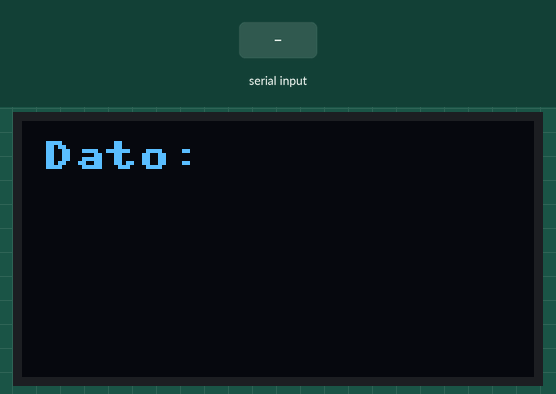
Bench run of a program on a simulated Raspberry Pi Pico running MicroPython. On the bench: 128×64 one-colour display. Inputs (shaded band) come from the test bench. Library files of the repository ran but are not shown: sh1106.py; what the program prints to the serial console is not drawn.

Above: at 1.3 s.
1.4 s: "1" typed at the serial console, then Enter
At 2.4 s:
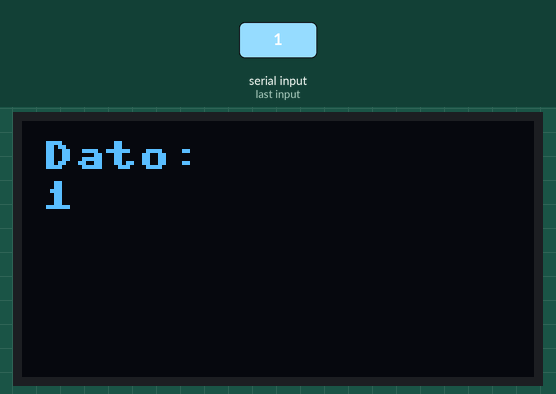
2.9 s: "0" typed at the serial console, then Enter
At 3.5 s:
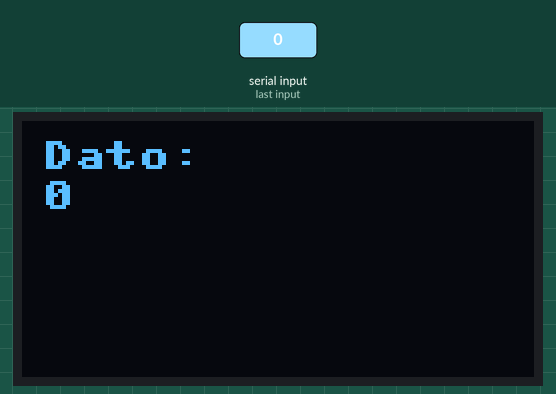
4.4 s: "2" typed at the serial console, then Enter
At 5.8 s:
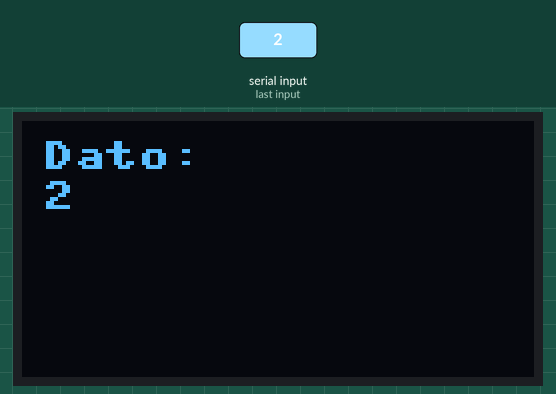
Timing chart, 0 to 7.4 s (numbered marks = the images above; inputs shaded):
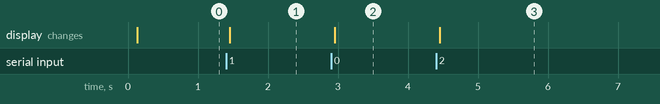

Measured:
- after the input at 1.4 s, the display: changes after 0.05 s (image 1)
- after the input at 2.9 s, the display: changes after 0.05 s (image 2)
- after the input at 4.4 s, the display: changes after 0.05 s (image 3)

The program:

botonesWebPico.py
```python
import sys
import time
from machine import Pin, I2C
from sh1106 import SH1106_I2C

WIDTH  = 128                                            # ancho de pantalla OLED
HEIGHT = 64                                             # altura de la pantalla OLED

i2c = I2C(0, scl=Pin(9), sda=Pin(8), freq=200000)       # Iniciar I2C usando pines GP8 y GP9 (pines I2C0 predeterminados)
print(i2c.scan())
print("I2C Address      : "+hex(i2c.scan()[0]).upper()) # Mostrar la dirección del dispositivo
print("I2C Configuration: "+str(i2c))                   # Mostrar configuración I2C

oled = SH1106_I2C(WIDTH, HEIGHT, i2c)                  # Pantalla inicializada

oled.rotate(180)

#Añadir texto(ancho,alto)
oled.fill(0)
oled.text("Dato:",5,5)
oled.show()

while True:
    # read a command from the host
    v = sys.stdin.readline().strip()
    oled.fill(0)
    oled.text("Dato: ",5,5)
    oled.text(v,5,15)
    oled.show()
```
